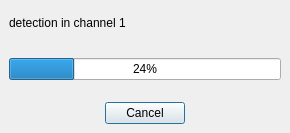
<ui version="4.0" >
 <author></author>
 <comment></comment>
 <exportmacro></exportmacro>
 <class>progress_dlg_qt</class>
 <widget class="QDialog" name="progress_dlg_qt" >
  <property name="geometry" >
   <rect>
    <x>0</x>
    <y>0</y>
    <width>290</width>
    <height>133</height>
   </rect>
  </property>
  <property name="windowTitle" >
   <string>libRASCH progress</string>
  </property>
  <layout class="QGridLayout" >
   <property name="margin" >
    <number>9</number>
   </property>
   <property name="spacing" >
    <number>6</number>
   </property>
   <item row="0" column="0" >
    <layout class="QVBoxLayout" >
     <property name="margin" >
      <number>0</number>
     </property>
     <property name="spacing" >
      <number>6</number>
     </property>
     <item>
      <widget class="QLabel" name="text" >
       <property name="text" >
        <string>detection in channel 1</string>
       </property>
      </widget>
     </item>
     <item>
      <spacer>
       <property name="orientation" >
        <enum>Qt::Vertical</enum>
       </property>
       <property name="sizeType" >
        <enum>QSizePolicy::Minimum</enum>
       </property>
       <property name="sizeHint" >
        <size>
         <width>266</width>
         <height>16</height>
        </size>
       </property>
      </spacer>
     </item>
     <item>
      <widget class="QProgressBar" name="progress_bar" >
       <property name="value" >
        <number>24</number>
       </property>
       <property name="orientation" >
        <enum>Qt::Horizontal</enum>
       </property>
      </widget>
     </item>
     <item>
      <spacer>
       <property name="orientation" >
        <enum>Qt::Vertical</enum>
       </property>
       <property name="sizeType" >
        <enum>QSizePolicy::Minimum</enum>
       </property>
       <property name="sizeHint" >
        <size>
         <width>266</width>
         <height>16</height>
        </size>
       </property>
      </spacer>
     </item>
     <item>
      <layout class="QHBoxLayout" >
       <property name="margin" >
        <number>0</number>
       </property>
       <property name="spacing" >
        <number>6</number>
       </property>
       <item>
        <spacer>
         <property name="orientation" >
          <enum>Qt::Horizontal</enum>
         </property>
         <property name="sizeType" >
          <enum>QSizePolicy::Expanding</enum>
         </property>
         <property name="sizeHint" >
          <size>
           <width>40</width>
           <height>20</height>
          </size>
         </property>
        </spacer>
       </item>
       <item>
        <widget class="QPushButton" name="cancel_btn" >
         <property name="text" >
          <string>Cancel</string>
         </property>
        </widget>
       </item>
       <item>
        <spacer>
         <property name="orientation" >
          <enum>Qt::Horizontal</enum>
         </property>
         <property name="sizeType" >
          <enum>QSizePolicy::Expanding</enum>
         </property>
         <property name="sizeHint" >
          <size>
           <width>40</width>
           <height>20</height>
          </size>
         </property>
        </spacer>
       </item>
      </layout>
     </item>
    </layout>
   </item>
  </layout>
 </widget>
 <layoutdefault spacing="6" margin="11" />
 <pixmapfunction>qPixmapFromMimeSource</pixmapfunction>
 <resources/>
 <connections/>
</ui>
